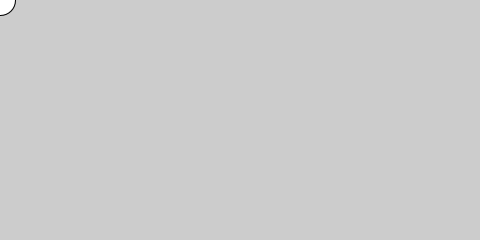
Frame 1 (no input)
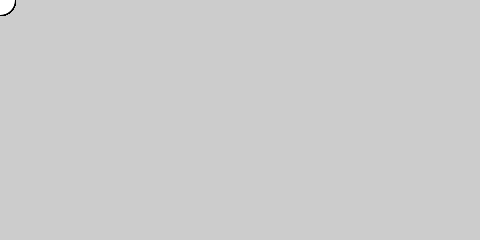
Frame 60 (the mouse pressed at the canvas centre just before this capture)
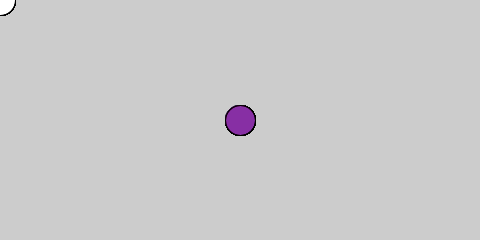
Frame 120 (the mouse held since frame 60 and released just before this capture)

The Processing sketch that drew these frames (run headless with seeded random() and noise(); from frame 60 on, the mouse is pressed at the canvas centre):

// Processing sketch: processing_91160
// ── processing_91160.pde

void setup(){
  size( 480, 240);
  smooth();
}
void draw (){
  //background (255,);
  if (mousePressed){ //change color when i click mouse
  ellipse(mouseX,mouseY,30,30);
   fill (random(0,255),random(0,255),random(0,255),120);
  }
    
      ellipse(mouseX,mouseY,30,30);
    }
